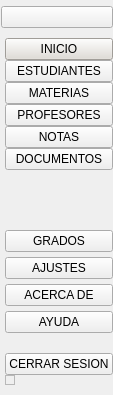
     <widget class="QCustomSlideMenu" name="menuContenedorIzquierdo" native="true">
      <property name="maximumSize">
       <size>
        <width>42</width>
        <height>16777215</height>
       </size>
      </property>
      <layout class="QVBoxLayout" name="verticalLayout">
       <property name="spacing">
        <number>0</number>
       </property>
       <property name="leftMargin">
        <number>0</number>
       </property>
       <property name="topMargin">
        <number>0</number>
       </property>
       <property name="rightMargin">
        <number>0</number>
       </property>
       <property name="bottomMargin">
        <number>0</number>
       </property>
       <item>
        <widget class="QWidget" name="subMenuContenedorIzquierdo" native="true">
         <layout class="QVBoxLayout" name="verticalLayout_2">
          <property name="spacing">
           <number>0</number>
          </property>
          <property name="leftMargin">
           <number>0</number>
          </property>
          <property name="topMargin">
           <number>0</number>
          </property>
          <property name="rightMargin">
           <number>0</number>
          </property>
          <property name="bottomMargin">
           <number>0</number>
          </property>
          <item>
           <widget class="QFrame" name="frame">
            <property name="frameShape">
             <enum>QFrame::NoFrame</enum>
            </property>
            <layout class="QVBoxLayout" name="verticalLayout_3">
             <property name="spacing">
              <number>0</number>
             </property>
             <property name="leftMargin">
              <number>1</number>
             </property>
             <property name="topMargin">
              <number>6</number>
             </property>
             <property name="rightMargin">
              <number>0</number>
             </property>
             <property name="bottomMargin">
              <number>0</number>
             </property>
             <item>
              <widget class="QPushButton" name="menuBoton">
               <property name="sizePolicy">
                <sizepolicy hsizetype="Minimum" vsizetype="Fixed">
                 <horstretch>0</horstretch>
                 <verstretch>0</verstretch>
                </sizepolicy>
               </property>
               <property name="minimumSize">
                <size>
                 <width>0</width>
                 <height>0</height>
                </size>
               </property>
               <property name="contextMenuPolicy">
                <enum>Qt::NoContextMenu</enum>
               </property>
               <property name="toolTip">
                <string>Menu</string>
               </property>
               <property name="layoutDirection">
                <enum>Qt::LeftToRight</enum>
               </property>
               <property name="text">
                <string/>
               </property>
               <property name="icon">
                <iconset resource="../../../../Desktop/Proyecto Andres Bello/Aplicacion V2.1-AndresBello/Qss/icons/_icons.qrc">
                 <normaloff>:/font_awesome_solid/icons/font_awesome/solid/align-justify.png</normaloff>:/font_awesome_solid/icons/font_awesome/solid/align-justify.png</iconset>
               </property>
               <property name="iconSize">
                <size>
                 <width>30</width>
                 <height>30</height>
                </size>
               </property>
              </widget>
             </item>
            </layout>
           </widget>
          </item>
          <item>
           <widget class="QFrame" name="frame_2">
            <property name="sizePolicy">
             <sizepolicy hsizetype="Preferred" vsizetype="Expanding">
              <horstretch>0</horstretch>
              <verstretch>0</verstretch>
             </sizepolicy>
            </property>
            <property name="contextMenuPolicy">
             <enum>Qt::NoContextMenu</enum>
            </property>
            <property name="frameShape">
             <enum>QFrame::NoFrame</enum>
            </property>
            <layout class="QVBoxLayout" name="verticalLayout_4">
             <property name="spacing">
              <number>0</number>
             </property>
             <property name="leftMargin">
              <number>5</number>
             </property>
             <property name="topMargin">
              <number>10</number>
             </property>
             <property name="rightMargin">
              <number>0</number>
             </property>
             <property name="bottomMargin">
              <number>10</number>
             </property>
             <item>
              <widget class="QPushButton" name="inicioBoton">
               <property name="sizePolicy">
                <sizepolicy hsizetype="Minimum" vsizetype="Fixed">
                 <horstretch>0</horstretch>
                 <verstretch>0</verstretch>
                </sizepolicy>
               </property>
               <property name="toolTip">
                <string>Inicio</string>
               </property>
               <property name="layoutDirection">
                <enum>Qt::LeftToRight</enum>
               </property>
               <property name="autoFillBackground">
                <bool>false</bool>
               </property>
               <property name="styleSheet">
                <string notr="true">background-color: #e0dcd5;</string>
               </property>
               <property name="text">
                <string>INICIO</string>
               </property>
               <property name="icon">
                <iconset resource="../../../../Desktop/Proyecto Andres Bello/Aplicacion V2.1-AndresBello/Qss/icons/_icons.qrc">
                 <normaloff>:/feather/icons/feather/home.png</normaloff>:/feather/icons/feather/home.png</iconset>
               </property>
               <property name="iconSize">
                <size>
                 <width>32</width>
                 <height>32</height>
                </size>
               </property>
              </widget>
             </item>
             <item>
              <widget class="QPushButton" name="estudianteBoton">
               <property name="toolTip">
                <string>Estudiantes</string>
               </property>
               <property name="layoutDirection">
                <enum>Qt::LeftToRight</enum>
               </property>
               <property name="text">
                <string>ESTUDIANTES</string>
               </property>
               <property name="icon">
                <iconset resource="../../../../Desktop/Proyecto Andres Bello/Aplicacion V2.1-AndresBello/Qss/icons/_icons.qrc">
                 <normaloff>:/font_awesome_solid/icons/font_awesome/solid/user-large.png</normaloff>:/font_awesome_solid/icons/font_awesome/solid/user-large.png</iconset>
               </property>
               <property name="iconSize">
                <size>
                 <width>32</width>
                 <height>32</height>
                </size>
               </property>
              </widget>
             </item>
             <item>
              <widget class="QPushButton" name="materiaBoton">
               <property name="toolTip">
                <string>Materias</string>
               </property>
               <property name="text">
                <string>MATERIAS</string>
               </property>
               <property name="icon">
                <iconset resource="../../../../Desktop/Proyecto Andres Bello/Aplicacion V2.1-AndresBello/Qss/icons/_icons.qrc">
                 <normaloff>:/feather/icons/feather/layers.png</normaloff>:/feather/icons/feather/layers.png</iconset>
               </property>
               <property name="iconSize">
                <size>
                 <width>32</width>
                 <height>32</height>
                </size>
               </property>
              </widget>
             </item>
             <item>
              <widget class="QPushButton" name="profesorBoton">
               <property name="toolTip">
                <string>Profesores</string>
               </property>
               <property name="text">
                <string>PROFESORES</string>
               </property>
               <property name="icon">
                <iconset resource="../../../../Desktop/Proyecto Andres Bello/Aplicacion V2.1-AndresBello/Qss/icons/_icons.qrc">
                 <normaloff>:/font_awesome_solid/icons/font_awesome/solid/user-group.png</normaloff>:/font_awesome_solid/icons/font_awesome/solid/user-group.png</iconset>
               </property>
               <property name="iconSize">
                <size>
                 <width>32</width>
                 <height>32</height>
                </size>
               </property>
              </widget>
             </item>
             <item>
              <widget class="QPushButton" name="notaBoton">
               <property name="toolTip">
                <string>Notas</string>
               </property>
               <property name="text">
                <string>NOTAS</string>
               </property>
               <property name="icon">
                <iconset resource="../../../../Desktop/Proyecto Andres Bello/Aplicacion V2.1-AndresBello/Qss/icons/_icons.qrc">
                 <normaloff>:/feather/icons/feather/clipboard.png</normaloff>:/feather/icons/feather/clipboard.png</iconset>
               </property>
               <property name="iconSize">
                <size>
                 <width>32</width>
                 <height>32</height>
                </size>
               </property>
              </widget>
             </item>
             <item>
              <widget class="QPushButton" name="documentoBoton">
               <property name="toolTip">
                <string>Documentos</string>
               </property>
               <property name="text">
                <string>DOCUMENTOS</string>
               </property>
               <property name="icon">
                <iconset resource="../../../../Desktop/Proyecto Andres Bello/Aplicacion V2.1-AndresBello/Qss/icons/_icons.qrc">
                 <normaloff>:/font_awesome_solid/icons/font_awesome/solid/print.png</normaloff>:/font_awesome_solid/icons/font_awesome/solid/print.png</iconset>
               </property>
               <property name="iconSize">
                <size>
                 <width>32</width>
                 <height>32</height>
                </size>
               </property>
              </widget>
             </item>
             <item>
              <spacer name="verticalSpacer">
               <property name="orientation">
                <enum>Qt::Vertical</enum>
               </property>
               <property name="sizeHint" stdset="0">
                <size>
                 <width>20</width>
                 <height>40</height>
                </size>
               </property>
              </spacer>
             </item>
            </layout>
           </widget>
          </item>
          <item>
           <widget class="QFrame" name="frame_3">
            <property name="frameShape">
             <enum>QFrame::NoFrame</enum>
            </property>
            <layout class="QVBoxLayout" name="verticalLayout_5">
             <property name="spacing">
              <number>5</number>
             </property>
             <property name="leftMargin">
              <number>5</number>
             </property>
             <property name="topMargin">
              <number>10</number>
             </property>
             <property name="rightMargin">
              <number>0</number>
             </property>
             <property name="bottomMargin">
              <number>10</number>
             </property>
             <item>
              <widget class="QPushButton" name="gradosBoton">
               <property name="toolTip">
                <string>Grados</string>
               </property>
               <property name="text">
                <string>GRADOS</string>
               </property>
               <property name="icon">
                <iconset resource="../../../../Desktop/Proyecto Andres Bello/Aplicacion V2.1-AndresBello/Qss/icons/_icons.qrc">
                 <normaloff>:/font_awesome_solid/icons/font_awesome/solid/graduation-cap.png</normaloff>:/font_awesome_solid/icons/font_awesome/solid/graduation-cap.png</iconset>
               </property>
               <property name="iconSize">
                <size>
                 <width>32</width>
                 <height>32</height>
                </size>
               </property>
              </widget>
             </item>
             <item>
              <widget class="QPushButton" name="ajustesBoton">
               <property name="toolTip">
                <string>Ajustes</string>
               </property>
               <property name="text">
                <string>AJUSTES</string>
               </property>
               <property name="icon">
                <iconset resource="../../../../Desktop/Proyecto Andres Bello/Aplicacion V2.1-AndresBello/Qss/icons/_icons.qrc">
                 <normaloff>:/feather/icons/feather/settings.png</normaloff>:/feather/icons/feather/settings.png</iconset>
               </property>
               <property name="iconSize">
                <size>
                 <width>32</width>
                 <height>32</height>
                </size>
               </property>
              </widget>
             </item>
             <item>
              <widget class="QPushButton" name="acercaDeBoton">
               <property name="toolTip">
                <string>Acerca de</string>
               </property>
               <property name="text">
                <string>ACERCA DE</string>
               </property>
               <property name="icon">
                <iconset resource="../../../../Desktop/Proyecto Andres Bello/Aplicacion V2.1-AndresBello/Qss/icons/_icons.qrc">
                 <normaloff>:/feather/icons/feather/alert-circle.png</normaloff>:/feather/icons/feather/alert-circle.png</iconset>
               </property>
               <property name="iconSize">
                <size>
                 <width>32</width>
                 <height>32</height>
                </size>
               </property>
              </widget>
             </item>
             <item>
              <widget class="QPushButton" name="ayudaBoton">
               <property name="toolTip">
                <string>Ayuda</string>
               </property>
               <property name="text">
                <string>AYUDA</string>
               </property>
               <property name="icon">
                <iconset resource="../../../../Desktop/Proyecto Andres Bello/Aplicacion V2.1-AndresBello/Qss/icons/_icons.qrc">
                 <normaloff>:/material_design/icons/material_design/help_outline.png</normaloff>:/material_design/icons/material_design/help_outline.png</iconset>
               </property>
               <property name="iconSize">
                <size>
                 <width>32</width>
                 <height>32</height>
                </size>
               </property>
              </widget>
             </item>
            </layout>
           </widget>
          </item>
          <item>
           <widget class="QFrame" name="frame_4">
            <property name="frameShape">
             <enum>QFrame::NoFrame</enum>
            </property>
            <layout class="QVBoxLayout" name="verticalLayout_6">
             <property name="spacing">
              <number>0</number>
             </property>
             <property name="leftMargin">
              <number>5</number>
             </property>
             <property name="topMargin">
              <number>10</number>
             </property>
             <property name="rightMargin">
              <number>0</number>
             </property>
             <property name="bottomMargin">
              <number>10</number>
             </property>
             <item>
              <widget class="QPushButton" name="cerrarSesionBoton">
               <property name="toolTip">
                <string>Cerrar Sesion</string>
               </property>
               <property name="text">
                <string>CERRAR SESION</string>
               </property>
               <property name="icon">
                <iconset resource="../../../../Desktop/Proyecto Andres Bello/Aplicacion V2.1-AndresBello/Qss/icons/_icons.qrc">
                 <normaloff>:/font_awesome_solid/icons/font_awesome/solid/lock.png</normaloff>:/font_awesome_solid/icons/font_awesome/solid/lock.png</iconset>
               </property>
               <property name="iconSize">
                <size>
                 <width>32</width>
                 <height>32</height>
                </size>
               </property>
              </widget>
             </item>
             <item alignment="Qt::AlignLeft">
              <widget class="QFrame" name="frame_21">
               <property name="minimumSize">
                <size>
                 <width>10</width>
                 <height>10</height>
                </size>
               </property>
               <property name="maximumSize">
                <size>
                 <width>10</width>
                 <height>10</height>
                </size>
               </property>
               <property name="frameShape">
                <enum>QFrame::StyledPanel</enum>
               </property>
               <property name="frameShadow">
                <enum>QFrame::Raised</enum>
               </property>
              </widget>
             </item>
            </layout>
           </widget>
          </item>
         </layout>
        </widget>
       </item>
      </layout>
     </widget>
